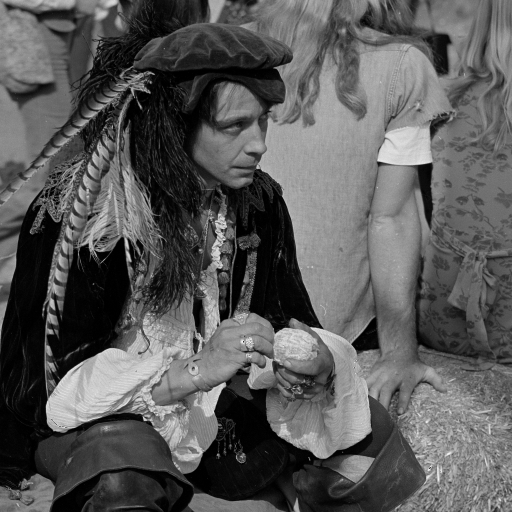
#> input picture Dataset/5.3.01.tiff, 1024 x 1024 px, found by its file name (shown at 1/2 size)
$ python 12.ROI.py
#> lines starting #> are read from the running program, lines starting #| are printed output that depends on the picture
import numpy as np
import skimage.io as io
import skimage.filters.rank as rk
import scipy.ndimage as ndi
import matplotlib.pyplot as plt
import skimage.restoration as re
from skimage.draw import polygon
from skimage import util as ut
from skimage import filters as fl


m2= io.imread('E://4-1//406 DIP Lab//DIP_LAB//Dataset//5.3.01.tiff')
#> m2 is the input picture: shape (1024, 1024); min 0, max 255, mean 89
io.imshow(m2)
io.show()
m=m2[33:393,205:604]
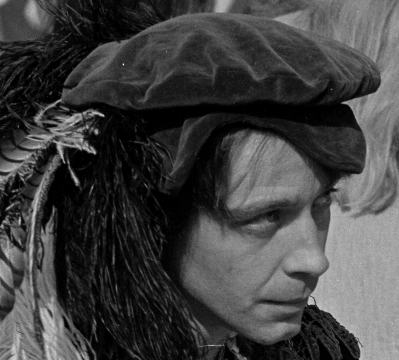
#> m: shape (360, 399); min 0, max 243, mean 65.9
r,c=m.shape
#> r = 360; c = 399

xi=np.array([60,27,14,78,130,139])
yi=np.array([14,38,127,177,160,69])
roi=np.zeros_like(m)
r,c=polygon(yi,xi)
roi[c,r]=1
g=1.5 #deviaation
mg=ut.img_as_ubyte(fl.gaussian(m,g))
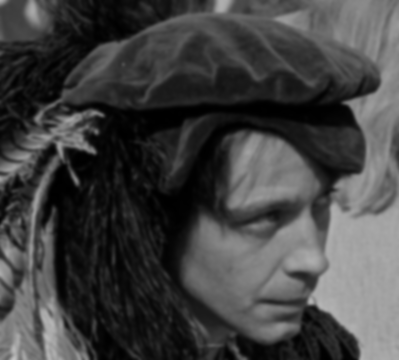
#> mg: shape (360, 399); min 0, max 193, mean 65.9
mr=mg*roi+m*(1-roi)

io.imshow(mr)
io.show()
